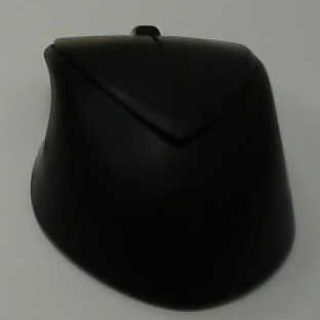
#> input picture Dataset/BlackMouse/BlackMouse_0.jpg, 320 x 320 px
$ python -i functions.py   (imports and definitions only)
#> lines starting #> are read from the running program, lines starting #| are printed output that depends on the picture; after the words box and inside, x2 and y2 are one past the last pixel; in counts of white or black regions, pixels touching at a corner belong together
#> further down, picture is the input picture: shape (320, 320, 3); mean B, G, R 65.3, 68.1, 67.6
import cv2
import numpy as np

# [30 lines left out: functions AddText, reSize, reSizeImage, not called in this run]

def AddPadding(im, bordersize):
#> called with bordersize = 10
    row, col = im.shape[:2]
#> row = 320; col = 320
    bottom = im[row-2:row, 0:col]
    mean = cv2.mean(bottom)[0]
#> mean = 134.6


    white = [255,255,255]
    return cv2.copyMakeBorder(
        im,
        top=bordersize,
        bottom=bordersize,
        left=bordersize,
        right=bordersize,
        borderType=cv2.BORDER_CONSTANT,
        value=white
    )
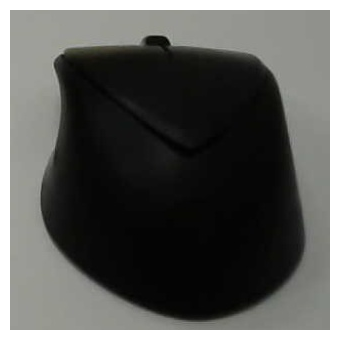
#> returned value: shape (340, 340, 3); mean of channels 0, 1, 2 87, 89.4, 89; drawn as B, G, R


def Thresholds(imgB):
    # cv2.fastNlMeansDenoisingColored(img, None, 2, 2, 7, 21)

    imgB = AddPadding(imgB, 10)

    gray = cv2.cvtColor(imgB, cv2.COLOR_BGR2GRAY)

    image_enhanced = cv2.equalizeHist(gray)
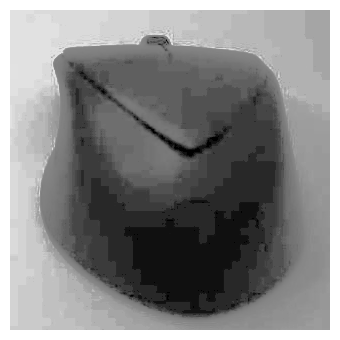
#> image_enhanced: shape (340, 340); min 0, max 255, mean 132.7
    #cv2.imshow('image_enhanced', image_enhanced)

    ret, thresh = cv2.threshold(gray, 160, 255, cv2.THRESH_BINARY)
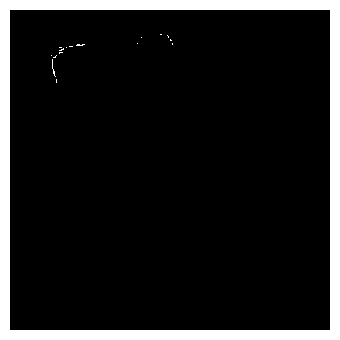
#> thresh: shape (340, 340); 11.5% white; 17 white regions (15 under 20 px), largest, box (x1, y1, x2, y2) and area: (0, 0, 340, 340) 13200, (52, 59, 56, 77) 21
    #ret, thresh = cv2.threshold(gray, 0, 255, cv2.THRESH_BINARY+cv2.THRESH_OTSU)
    thresh = AddPadding(thresh, 10)
#> call 2 of AddPadding, with bordersize = 10
#> in AddPadding (call 2), `mean = cv2.mean(bottom)[0]`: mean = 255
#> in AddPadding (call 2), `return cv2.copyMakeBorder( im, top=bordersize, bottom=bordersize, left..`:
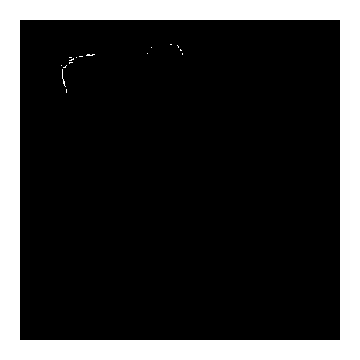
#> returned value: shape (360, 360); 21% white; 17 white regions (15 under 20 px), largest, box (x1, y1, x2, y2) and area: (0, 0, 360, 360) 27200, (62, 69, 66, 87) 21

    #cv2.imshow('thresh', thresh)

    kernel = np.ones((1, 1), np.uint8)
    erosion = cv2.dilate(thresh, kernel, iterations=20)
    #cv2.imshow('erosion', erosion)

    kernel = np.ones((2, 2), np.uint8)
    opening = cv2.morphologyEx(erosion, cv2.MORPH_CLOSE, kernel, iterations=4)
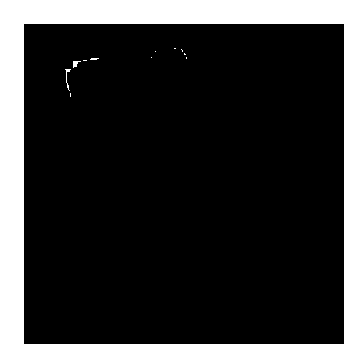
#> opening: shape (360, 360); 21.1% white; 12 white regions (9 under 20 px), largest, box (x1, y1, x2, y2) and area: (0, 0, 360, 360) 27200, (65, 69, 71, 91) 36, (73, 61, 81, 68) 31
    return opening
    #cv2.imshow('opening', opening)


# [42 lines left out: functions BlackMouseColorRange, BlueMouseColorRange, not called in this run]

>>> import cv2
>>> picture = cv2.imread('Dataset/BlackMouse/BlackMouse_0.jpg')
>>> result = Thresholds(picture)
